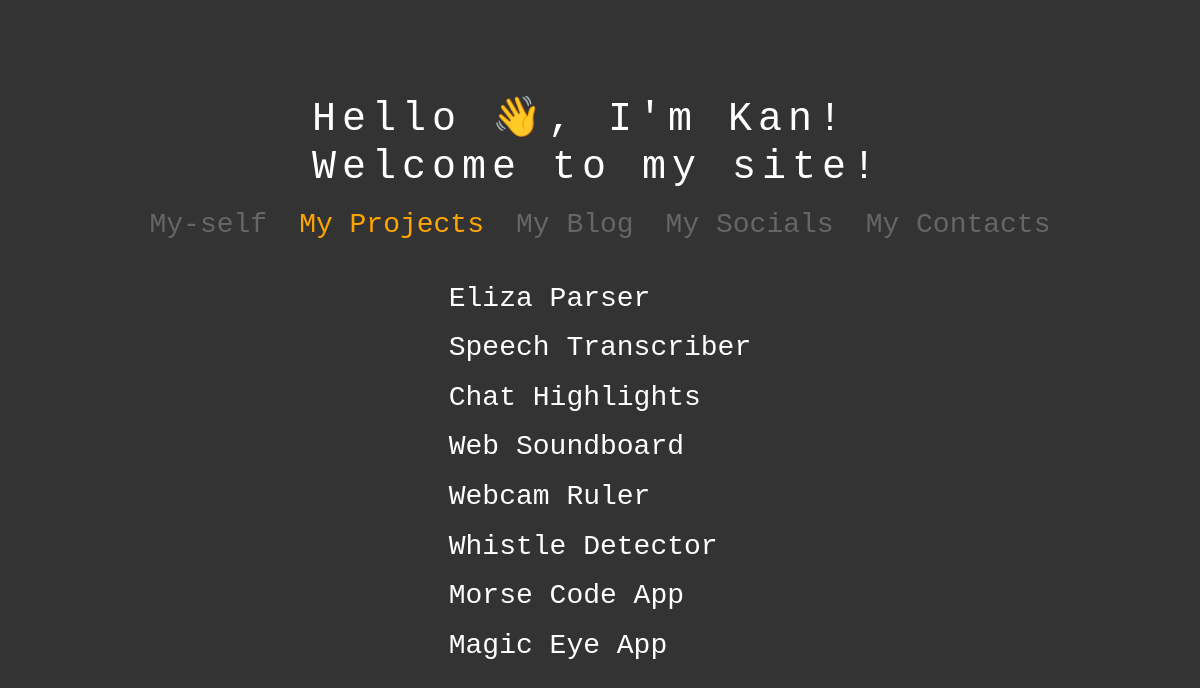
Page /projects on the earlier database version.
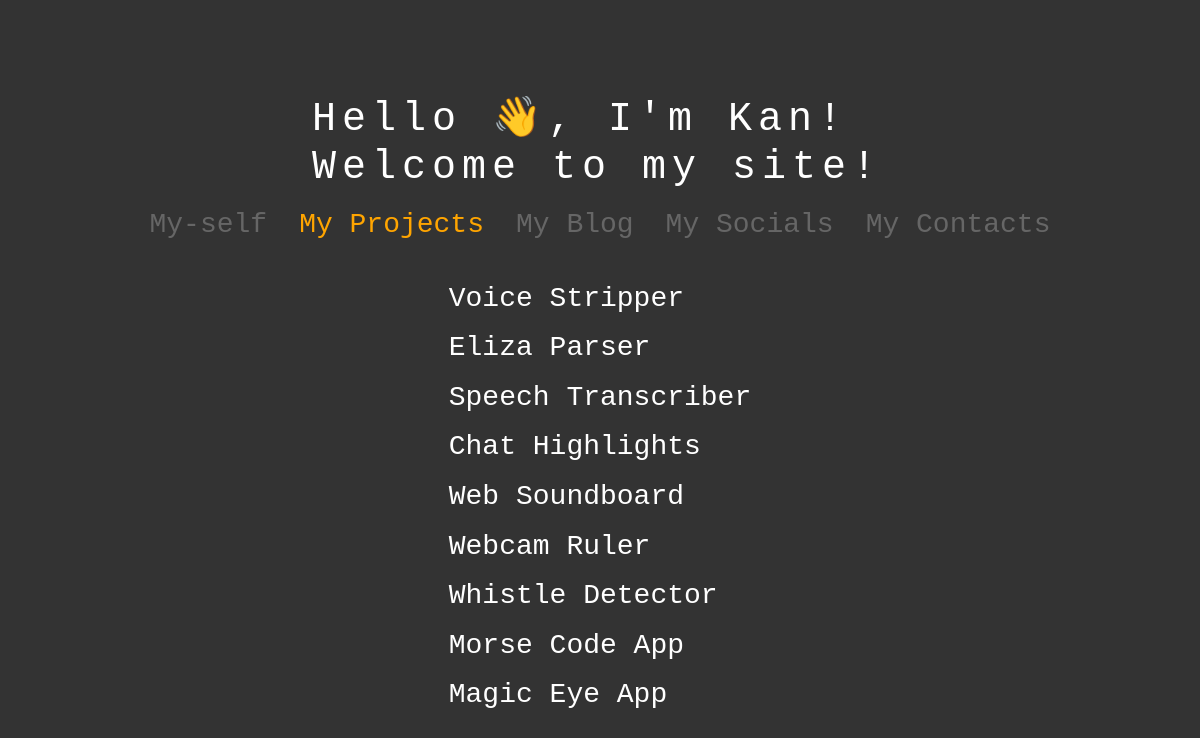
Same page on the later database version.
### apps/main/models.py (models this page shows, shortened)
class Post(models.Model):
    id = models.CharField(primary_key=True, unique=True, max_length=6, default=generate_id)
    title = models.CharField(max_length=200, unique=True,)
    slug = models.SlugField(unique=True, max_length=200)
    updated_on = models.DateTimeField(auto_now=True)
    created_on = models.DateTimeField(auto_now_add=True)
    raw_content = models.TextField()
    content = models.TextField(blank=True, null=True)
    content_type = models.IntegerField(choices=TYPE)
    status = models.IntegerField(choices=STATUS)
    objects = models.Manager()
    class Meta:
        ordering = ['-created_on']

### apps/new_main/views.py (the view)
# urls.py: path('projects', projects_view, name='projects'),
def projects_view(request):
    blog_list = Post.objects.filter(status=1, content_type=0).order_by('-created_on')
    project_list = Post.objects.filter(content_type=1).order_by('-created_on')
    return render(request, 'new_main/index.html', context={'blogs': blog_list,
                                                           'projects': project_list,
                                                           'anchor': 'projects'})

### apps/new_main/templates/new_main/index.html (shortened to what this page needs)
{% extends "_base.html" %}
{% load static %}
{% block ref %}
<link rel="stylesheet" href="https://use.fontawesome.com/releases/v5.0.10/css/all.css">
<link rel="stylesheet" type="text/css" href="{% static 'new_main/css/style.css' %}">
<link rel="stylesheet" type="text/css" href="{% static 'new_main/css/animations.css' %}">
{% endblock ref %}
{% block body %}
<div id="main">
    <div id='intro1' class="intro-div">
        <div class="typewriter"> <h1 id='intro1a'>Hello <span class='wave'>👋</span>, I'm Kan!</h1></div>
        <div class="typewriter"> <h1 id='intro1b'>Welcome to my site!</h1></div>
    </div>
    <div id="header-div1" class='fade-in-top header-div'>
        <h3 id='header-about' class="header" onclick="select_nav('about', '#header-div1');">My-self</h3>
        <h3 id='header-projects' class="header" onclick="select_nav('projects', '#header-div1');">My Projects</h3>
        <h3 id='header-blogs' class="header" onclick="select_nav('blogs', '#header-div1'); blog_toggle(false);">My Blog</h3>
        <div style="display: flex; flex-direction: row; gap: 2em;">
        <h3 id='header-socials' class="header" onclick="select_nav('socials', '#header-div1');">My Socials</h3>
        <h3 id='header-contacts' class="header" onclick="select_nav('contacts', '#header-div1');">My Contacts</h3>
        </div>
    </div>
    <div id="content-div" class="fade-in-top">
        {% include "new_main/projects.html" with projects=projects %}
    </div>
</div>
{% endblock body %}

### templates/_base.html (shortened to what this page needs)
{% load static %}
<!DOCTYPE html>
<html lang="en">
<head>
    <link href="//netdna.bootstrapcdn.com/font-awesome/4.0.3/css/font-awesome.min.css" rel="stylesheet" type="text/css"/>
    <link href="https://cdn.jsdelivr.net/npm/bootstrap@5.2.1/dist/css/bootstrap.min.css" rel="stylesheet">
    <link rel="stylesheet" type="text/css" href="{% static 'css/style.css' %}">
    <link rel="stylesheet" type="text/css" href="{% static 'css/common_animations.css' %}">
    {% block ref %}{% endblock ref %}
</head>
<body hx-headers='{"X-CSRFToken": "{{ csrf_token }}"}'>
    {% block body %}{% endblock body %}
</body>
</html>

### apps/new_main/templates/new_main/projects.html
<div id="content-projects" class="fade-in-top content-div">
    <div id='header-div2' class='header-div'>
        {% for project in projects %}
            {% if project.status == 1 %}
                <h3 class='header' onclick="window.location.href='{% url 'project_post' slug_id=project.slug %}'">{{project.title}}</h3>
            {% else %}
                <h3 class='header' onclick="window.location.href='{% url 'project_post' slug_id=project.slug %}'">{{project.title}}</h3>
            {% endif %}
        {% endfor %}
    </div>
</div>

### static/css/style.css (style rules this page uses)
* { box-sizing: border-box; }
body { background: #333; padding-top: 5em; display: flex; flex-direction: column; justify-content: center; font-family: monospace; color: #fff; margin: 1em; }
.header-div { display: flex; gap: .5em 2em; color: #fff; margin: auto; margin-top: 1em; flex-wrap: wrap; justify-content: center; }
.header-div h3, h4, h5 { color: white; }
#content-div { display: flex; flex-direction: column; gap: 5%; color: #fff; max-width: 40em; margin: 1em auto 4em auto; }
.active { color: orange !important; }
.deactive { color: #666 !important; }

### static/css/common_animations.css (style rules this page uses)
.fade-in-top { animation: .5s normal both 1 kf-slide-from-top, .5s normal both 1 kf-fade-in; }

### apps/new_main/static/new_main/css/style.css (style rules this page uses)
.intro-div { display: flex; flex-direction: column; align-items: flex-start; width: fit-content; margin: auto; }
.typewriter h1 { width: fit-content; overflow: hidden; border-right: .15em solid orange; white-space: nowrap; margin: 0; letter-spacing: .15em; }
#content-projects { margin: auto; }
#header-div2 { flex-direction: column; }

### apps/new_main/static/new_main/css/animations.css (style rules this page uses)
#intro1a { animation: typing1 1.5s steps(20, end), blink-caret .4s step-end 2 both; }
#intro1b { animation: typing2 1s steps(20, end) 2s both, blink-caret .4s step-end 1s 3 both; }
.wave { animation: wave-animation 1s 1 1.5s; transform-origin: 70% 70%; display: inline-block; }
#header-div1 { animation-delay: 3s; }
#content-div { animation-delay: 3s; }

Differences in the rows shown:
added Post: title "Voice Stripper"
changed Post "Eliza Parser": status 0 → 1 (drawn)
